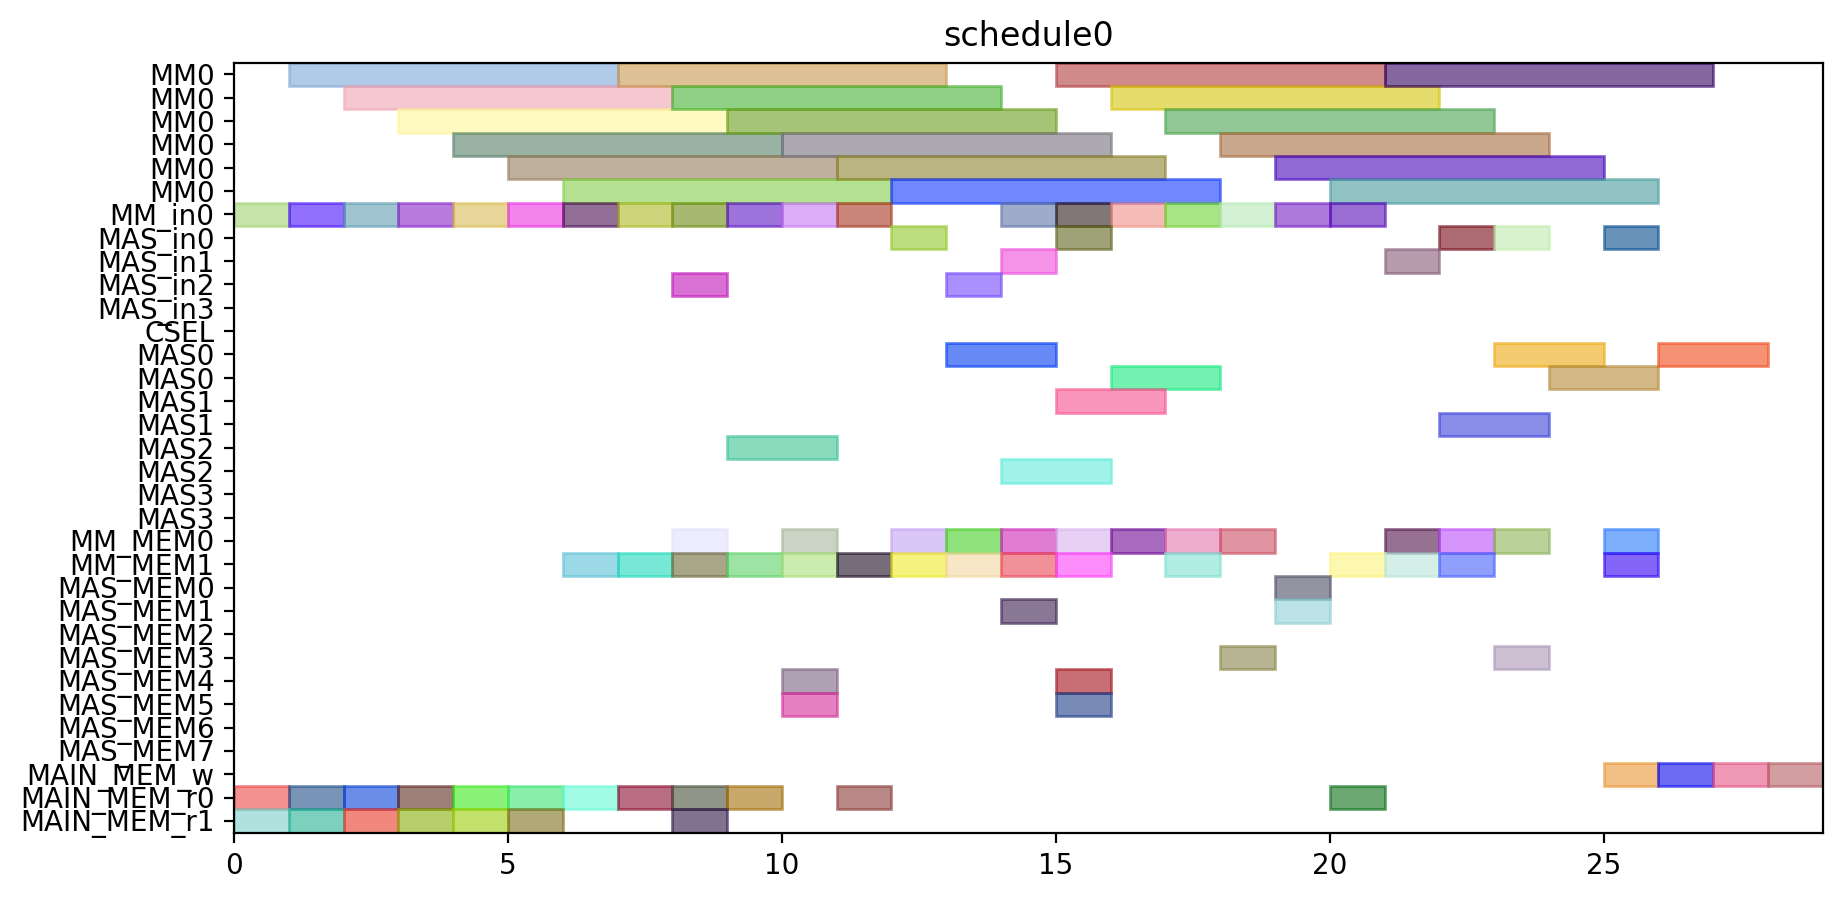

The script that drew this image:
from pyschedule import Scenario, solvers, plotters, alt


def solve():
	horizon = 120
	S = Scenario("schedule0", horizon=horizon)

	# resource
	MM = S.Resources('MM', num=1, size=6)
	MM_in = S.Resources('MM_in', num=1)
	MAS_in = S.Resources('MAS_in', num=4)
	CSEL = S.Resource('CSEL')
	MAS = S.Resources('MAS', num=4, size=2, periods=range(1, horizon))
	MM_MEM = S.Resources('MM_MEM', num=2)
	MAS_MEM = S.Resources('MAS_MEM', num=8)
	MAIN_MEM_w = S.Resource('MAIN_MEM_w', size=1)
	MAIN_MEM_r = S.Resources('MAIN_MEM_r', num=2)

	# result of previous scheduling

	# new tasks
	T1 = S.Task('T1', length=6, delay_cost=1)
	T1 += alt(MM)
	T1_in = S.Task('T1_in', length=1, delay_cost=1)
	T1_in += alt(MM_in)
	S += T1_in*MM_in[0]<=T1*MM[0]
	T1_mem0 = S.Task('T1_mem0', length=1, delay_cost=1)
	T1_mem0 += MAIN_MEM_r[0]
	S += T1_mem0 <= T1

	T1_mem1 = S.Task('T1_mem1', length=1, delay_cost=1)
	T1_mem1 += MAIN_MEM_r[1]
	S += T1_mem1 <= T1

	T2 = S.Task('T2', length=6, delay_cost=1)
	T2 += alt(MM)
	T2_in = S.Task('T2_in', length=1, delay_cost=1)
	T2_in += alt(MM_in)
	S += T2_in*MM_in[0]<=T2*MM[0]
	T2_mem0 = S.Task('T2_mem0', length=1, delay_cost=1)
	T2_mem0 += MAIN_MEM_r[0]
	S += T2_mem0 <= T2

	T2_mem1 = S.Task('T2_mem1', length=1, delay_cost=1)
	T2_mem1 += MAIN_MEM_r[1]
	S += T2_mem1 <= T2

	T3 = S.Task('T3', length=6, delay_cost=1)
	T3 += alt(MM)
	T3_in = S.Task('T3_in', length=1, delay_cost=1)
	T3_in += alt(MM_in)
	S += T3_in*MM_in[0]<=T3*MM[0]
	T3_mem0 = S.Task('T3_mem0', length=1, delay_cost=1)
	T3_mem0 += MAIN_MEM_r[0]
	S += T3_mem0 <= T3

	T3_mem1 = S.Task('T3_mem1', length=1, delay_cost=1)
	T3_mem1 += MAIN_MEM_r[1]
	S += T3_mem1 <= T3

	T4 = S.Task('T4', length=6, delay_cost=1)
	T4 += alt(MM)
	T4_in = S.Task('T4_in', length=1, delay_cost=1)
	T4_in += alt(MM_in)
	S += T4_in*MM_in[0]<=T4*MM[0]
	T4_mem0 = S.Task('T4_mem0', length=1, delay_cost=1)
	T4_mem0 += MAIN_MEM_r[0]
	S += T4_mem0 <= T4

	T4_mem1 = S.Task('T4_mem1', length=1, delay_cost=1)
	T4_mem1 += MAIN_MEM_r[1]
	S += T4_mem1 <= T4

	T5 = S.Task('T5', length=6, delay_cost=1)
	T5 += alt(MM)
	T5_in = S.Task('T5_in', length=1, delay_cost=1)
	T5_in += alt(MM_in)
	S += T5_in*MM_in[0]<=T5*MM[0]
	T5_mem0 = S.Task('T5_mem0', length=1, delay_cost=1)
	T5_mem0 += MAIN_MEM_r[0]
	S += T5_mem0 <= T5

	T5_mem1 = S.Task('T5_mem1', length=1, delay_cost=1)
	T5_mem1 += MAIN_MEM_r[1]
	S += T5_mem1 <= T5

	T6 = S.Task('T6', length=6, delay_cost=1)
	T6 += alt(MM)
	T6_in = S.Task('T6_in', length=1, delay_cost=1)
	T6_in += alt(MM_in)
	S += T6_in*MM_in[0]<=T6*MM[0]
	T6_mem0 = S.Task('T6_mem0', length=1, delay_cost=1)
	T6_mem0 += MAIN_MEM_r[0]
	S += T6_mem0 <= T6

	T6_mem1 = S.Task('T6_mem1', length=1, delay_cost=1)
	T6_mem1 += MAIN_MEM_r[1]
	S += T6_mem1 <= T6

	T7 = S.Task('T7', length=6, delay_cost=1)
	T7 += alt(MM)
	T7_in = S.Task('T7_in', length=1, delay_cost=1)
	T7_in += alt(MM_in)
	S += T7_in*MM_in[0]<=T7*MM[0]
	T7_mem0 = S.Task('T7_mem0', length=1, delay_cost=1)
	T7_mem0 += MAIN_MEM_r[0]
	S += T7_mem0 <= T7

	T7_mem1 = S.Task('T7_mem1', length=1, delay_cost=1)
	T7_mem1 += MAIN_MEM_r[1]
	S += T7_mem1 <= T7

	T8 = S.Task('T8', length=6, delay_cost=1)
	T8 += alt(MM)
	T8_in = S.Task('T8_in', length=1, delay_cost=1)
	T8_in += alt(MM_in)
	S += T8_in*MM_in[0]<=T8*MM[0]
	T8_mem0 = S.Task('T8_mem0', length=1, delay_cost=1)
	T8_mem0 += MAIN_MEM_r[0]
	S += T8_mem0 <= T8

	T8_mem1 = S.Task('T8_mem1', length=1, delay_cost=1)
	T8_mem1 += alt(MM_MEM)
	S += (T1*MM[0])-1 < T8_mem1*MM_MEM[1]
	S += T8_mem1 <= T8

	T9 = S.Task('T9', length=6, delay_cost=1)
	T9 += alt(MM)
	T9_in = S.Task('T9_in', length=1, delay_cost=1)
	T9_in += alt(MM_in)
	S += T9_in*MM_in[0]<=T9*MM[0]
	T9_mem0 = S.Task('T9_mem0', length=1, delay_cost=1)
	T9_mem0 += MAIN_MEM_r[0]
	S += T9_mem0 <= T9

	T9_mem1 = S.Task('T9_mem1', length=1, delay_cost=1)
	T9_mem1 += alt(MM_MEM)
	S += (T1*MM[0])-1 < T9_mem1*MM_MEM[1]
	S += T9_mem1 <= T9

	T10 = S.Task('T10', length=6, delay_cost=1)
	T10 += alt(MM)
	T10_in = S.Task('T10_in', length=1, delay_cost=1)
	T10_in += alt(MM_in)
	S += T10_in*MM_in[0]<=T10*MM[0]
	T10_mem0 = S.Task('T10_mem0', length=1, delay_cost=1)
	T10_mem0 += MAIN_MEM_r[0]
	S += T10_mem0 <= T10

	T10_mem1 = S.Task('T10_mem1', length=1, delay_cost=1)
	T10_mem1 += alt(MM_MEM)
	S += (T3*MM[0])-1 < T10_mem1*MM_MEM[1]
	S += T10_mem1 <= T10

	T11 = S.Task('T11', length=6, delay_cost=1)
	T11 += alt(MM)
	T11_in = S.Task('T11_in', length=1, delay_cost=1)
	T11_in += alt(MM_in)
	S += T11_in*MM_in[0]<=T11*MM[0]
	T11_mem0 = S.Task('T11_mem0', length=1, delay_cost=1)
	T11_mem0 += MAIN_MEM_r[0]
	S += T11_mem0 <= T11

	T11_mem1 = S.Task('T11_mem1', length=1, delay_cost=1)
	T11_mem1 += alt(MM_MEM)
	S += (T3*MM[0])-1 < T11_mem1*MM_MEM[1]
	S += T11_mem1 <= T11

	T12 = S.Task('T12', length=2, delay_cost=1)
	T12 += alt(MAS)
	T12_in = S.Task('T12_in', length=1, delay_cost=1)
	T12_in += alt(MAS_in)
	S += T12_in*MAS_in[0]<=T12*MAS[0]

	S += T12_in*MAS_in[1]<=T12*MAS[1]

	S += T12_in*MAS_in[2]<=T12*MAS[2]

	S += T12_in*MAS_in[3]<=T12*MAS[3]

	T12_mem0 = S.Task('T12_mem0', length=1, delay_cost=1)
	T12_mem0 += alt(MM_MEM)
	S += (T4*MM[0])-1 < T12_mem0*MM_MEM[0]
	S += T12_mem0 <= T12

	T12_mem1 = S.Task('T12_mem1', length=1, delay_cost=1)
	T12_mem1 += alt(MM_MEM)
	S += (T2*MM[0])-1 < T12_mem1*MM_MEM[1]
	S += T12_mem1 <= T12

	T13 = S.Task('T13', length=2, delay_cost=1)
	T13 += alt(MAS)
	T13_in = S.Task('T13_in', length=1, delay_cost=1)
	T13_in += alt(MAS_in)
	S += T13_in*MAS_in[0]<=T13*MAS[0]

	S += T13_in*MAS_in[1]<=T13*MAS[1]

	S += T13_in*MAS_in[2]<=T13*MAS[2]

	S += T13_in*MAS_in[3]<=T13*MAS[3]

	T13_mem0 = S.Task('T13_mem0', length=1, delay_cost=1)
	T13_mem0 += alt(MM_MEM)
	S += (T4*MM[0])-1 < T13_mem0*MM_MEM[0]
	S += T13_mem0 <= T13

	T13_mem1 = S.Task('T13_mem1', length=1, delay_cost=1)
	T13_mem1 += alt(MM_MEM)
	S += (T2*MM[0])-1 < T13_mem1*MM_MEM[1]
	S += T13_mem1 <= T13

	T15 = S.Task('T15', length=2, delay_cost=1)
	T15 += alt(MAS)
	T15_in = S.Task('T15_in', length=1, delay_cost=1)
	T15_in += alt(MAS_in)
	S += T15_in*MAS_in[0]<=T15*MAS[0]

	S += T15_in*MAS_in[1]<=T15*MAS[1]

	S += T15_in*MAS_in[2]<=T15*MAS[2]

	S += T15_in*MAS_in[3]<=T15*MAS[3]

	T15_mem0 = S.Task('T15_mem0', length=1, delay_cost=1)
	T15_mem0 += alt(MM_MEM)
	S += (T7*MM[0])-1 < T15_mem0*MM_MEM[0]
	S += T15_mem0 <= T15

	T15_mem1 = S.Task('T15_mem1', length=1, delay_cost=1)
	T15_mem1 += alt(MM_MEM)
	S += (T7*MM[0])-1 < T15_mem1*MM_MEM[1]
	S += T15_mem1 <= T15

	T14 = S.Task('T14', length=6, delay_cost=1)
	T14 += alt(MM)
	T14_in = S.Task('T14_in', length=1, delay_cost=1)
	T14_in += alt(MM_in)
	S += T14_in*MM_in[0]<=T14*MM[0]
	T14_mem0 = S.Task('T14_mem0', length=1, delay_cost=1)
	T14_mem0 += alt(MAS_MEM)
	S += (T13*MAS[0])-1 < T14_mem0*MAS_MEM[0]
	S += (T13*MAS[1])-1 < T14_mem0*MAS_MEM[2]
	S += (T13*MAS[2])-1 < T14_mem0*MAS_MEM[4]
	S += (T13*MAS[3])-1 < T14_mem0*MAS_MEM[6]
	S += T14_mem0 <= T14

	T14_mem1 = S.Task('T14_mem1', length=1, delay_cost=1)
	T14_mem1 += alt(MAS_MEM)
	S += (T13*MAS[0])-1 < T14_mem1*MAS_MEM[1]
	S += (T13*MAS[1])-1 < T14_mem1*MAS_MEM[3]
	S += (T13*MAS[2])-1 < T14_mem1*MAS_MEM[5]
	S += (T13*MAS[3])-1 < T14_mem1*MAS_MEM[7]
	S += T14_mem1 <= T14

	T16 = S.Task('T16', length=6, delay_cost=1)
	T16 += alt(MM)
	T16_in = S.Task('T16_in', length=1, delay_cost=1)
	T16_in += alt(MM_in)
	S += T16_in*MM_in[0]<=T16*MM[0]
	T16_mem0 = S.Task('T16_mem0', length=1, delay_cost=1)
	T16_mem0 += alt(MM_MEM)
	S += (T1*MM[0])-1 < T16_mem0*MM_MEM[0]
	S += T16_mem0 <= T16

	T16_mem1 = S.Task('T16_mem1', length=1, delay_cost=1)
	T16_mem1 += alt(MM_MEM)
	S += (T8*MM[0])-1 < T16_mem1*MM_MEM[1]
	S += T16_mem1 <= T16

	T17 = S.Task('T17', length=6, delay_cost=1)
	T17 += alt(MM)
	T17_in = S.Task('T17_in', length=1, delay_cost=1)
	T17_in += alt(MM_in)
	S += T17_in*MM_in[0]<=T17*MM[0]
	T17_mem0 = S.Task('T17_mem0', length=1, delay_cost=1)
	T17_mem0 += alt(MM_MEM)
	S += (T8*MM[0])-1 < T17_mem0*MM_MEM[0]
	S += T17_mem0 <= T17

	T17_mem1 = S.Task('T17_mem1', length=1, delay_cost=1)
	T17_mem1 += alt(MAS_MEM)
	S += (T15*MAS[0])-1 < T17_mem1*MAS_MEM[1]
	S += (T15*MAS[1])-1 < T17_mem1*MAS_MEM[3]
	S += (T15*MAS[2])-1 < T17_mem1*MAS_MEM[5]
	S += (T15*MAS[3])-1 < T17_mem1*MAS_MEM[7]
	S += T17_mem1 <= T17

	T18 = S.Task('T18', length=2, delay_cost=1)
	T18 += alt(MAS)
	T18_in = S.Task('T18_in', length=1, delay_cost=1)
	T18_in += alt(MAS_in)
	S += T18_in*MAS_in[0]<=T18*MAS[0]

	S += T18_in*MAS_in[1]<=T18*MAS[1]

	S += T18_in*MAS_in[2]<=T18*MAS[2]

	S += T18_in*MAS_in[3]<=T18*MAS[3]

	T18_mem0 = S.Task('T18_mem0', length=1, delay_cost=1)
	T18_mem0 += alt(MM_MEM)
	S += (T5*MM[0])-1 < T18_mem0*MM_MEM[0]
	S += T18_mem0 <= T18

	T18_mem1 = S.Task('T18_mem1', length=1, delay_cost=1)
	T18_mem1 += alt(MM_MEM)
	S += (T9*MM[0])-1 < T18_mem1*MM_MEM[1]
	S += T18_mem1 <= T18

	T19 = S.Task('T19', length=2, delay_cost=1)
	T19 += alt(MAS)
	T19_in = S.Task('T19_in', length=1, delay_cost=1)
	T19_in += alt(MAS_in)
	S += T19_in*MAS_in[0]<=T19*MAS[0]

	S += T19_in*MAS_in[1]<=T19*MAS[1]

	S += T19_in*MAS_in[2]<=T19*MAS[2]

	S += T19_in*MAS_in[3]<=T19*MAS[3]

	T19_mem0 = S.Task('T19_mem0', length=1, delay_cost=1)
	T19_mem0 += alt(MM_MEM)
	S += (T5*MM[0])-1 < T19_mem0*MM_MEM[0]
	S += T19_mem0 <= T19

	T19_mem1 = S.Task('T19_mem1', length=1, delay_cost=1)
	T19_mem1 += alt(MM_MEM)
	S += (T9*MM[0])-1 < T19_mem1*MM_MEM[1]
	S += T19_mem1 <= T19

	T21 = S.Task('T21', length=2, delay_cost=1)
	T21 += alt(MAS)
	T21_in = S.Task('T21_in', length=1, delay_cost=1)
	T21_in += alt(MAS_in)
	S += T21_in*MAS_in[0]<=T21*MAS[0]

	S += T21_in*MAS_in[1]<=T21*MAS[1]

	S += T21_in*MAS_in[2]<=T21*MAS[2]

	S += T21_in*MAS_in[3]<=T21*MAS[3]

	T21_mem0 = S.Task('T21_mem0', length=1, delay_cost=1)
	T21_mem0 += alt(MM_MEM)
	S += (T6*MM[0])-1 < T21_mem0*MM_MEM[0]
	S += T21_mem0 <= T21

	T21_mem1 = S.Task('T21_mem1', length=1, delay_cost=1)
	T21_mem1 += alt(MM_MEM)
	S += (T10*MM[0])-1 < T21_mem1*MM_MEM[1]
	S += T21_mem1 <= T21

	T24 = S.Task('T24', length=6, delay_cost=1)
	T24 += alt(MM)
	T24_in = S.Task('T24_in', length=1, delay_cost=1)
	T24_in += alt(MM_in)
	S += T24_in*MM_in[0]<=T24*MM[0]
	T24_mem0 = S.Task('T24_mem0', length=1, delay_cost=1)
	T24_mem0 += alt(MM_MEM)
	S += (T11*MM[0])-1 < T24_mem0*MM_MEM[0]
	S += T24_mem0 <= T24

	T24_mem1 = S.Task('T24_mem1', length=1, delay_cost=1)
	T24_mem1 += alt(MAS_MEM)
	S += (T12*MAS[0])-1 < T24_mem1*MAS_MEM[1]
	S += (T12*MAS[1])-1 < T24_mem1*MAS_MEM[3]
	S += (T12*MAS[2])-1 < T24_mem1*MAS_MEM[5]
	S += (T12*MAS[3])-1 < T24_mem1*MAS_MEM[7]
	S += T24_mem1 <= T24

	T20 = S.Task('T20', length=6, delay_cost=1)
	T20 += alt(MM)
	T20_in = S.Task('T20_in', length=1, delay_cost=1)
	T20_in += alt(MM_in)
	S += T20_in*MM_in[0]<=T20*MM[0]
	T20_mem0 = S.Task('T20_mem0', length=1, delay_cost=1)
	T20_mem0 += alt(MAS_MEM)
	S += (T15*MAS[0])-1 < T20_mem0*MAS_MEM[0]
	S += (T15*MAS[1])-1 < T20_mem0*MAS_MEM[2]
	S += (T15*MAS[2])-1 < T20_mem0*MAS_MEM[4]
	S += (T15*MAS[3])-1 < T20_mem0*MAS_MEM[6]
	S += T20_mem0 <= T20

	T20_mem1 = S.Task('T20_mem1', length=1, delay_cost=1)
	T20_mem1 += alt(MAS_MEM)
	S += (T18*MAS[0])-1 < T20_mem1*MAS_MEM[1]
	S += (T18*MAS[1])-1 < T20_mem1*MAS_MEM[3]
	S += (T18*MAS[2])-1 < T20_mem1*MAS_MEM[5]
	S += (T18*MAS[3])-1 < T20_mem1*MAS_MEM[7]
	S += T20_mem1 <= T20

	T22 = S.Task('T22', length=6, delay_cost=1)
	T22 += alt(MM)
	T22_in = S.Task('T22_in', length=1, delay_cost=1)
	T22_in += alt(MM_in)
	S += T22_in*MM_in[0]<=T22*MM[0]
	T22_mem0 = S.Task('T22_mem0', length=1, delay_cost=1)
	T22_mem0 += alt(MAS_MEM)
	S += (T21*MAS[0])-1 < T22_mem0*MAS_MEM[0]
	S += (T21*MAS[1])-1 < T22_mem0*MAS_MEM[2]
	S += (T21*MAS[2])-1 < T22_mem0*MAS_MEM[4]
	S += (T21*MAS[3])-1 < T22_mem0*MAS_MEM[6]
	S += T22_mem0 <= T22

	T22_mem1 = S.Task('T22_mem1', length=1, delay_cost=1)
	T22_mem1 += alt(MAS_MEM)
	S += (T21*MAS[0])-1 < T22_mem1*MAS_MEM[1]
	S += (T21*MAS[1])-1 < T22_mem1*MAS_MEM[3]
	S += (T21*MAS[2])-1 < T22_mem1*MAS_MEM[5]
	S += (T21*MAS[3])-1 < T22_mem1*MAS_MEM[7]
	S += T22_mem1 <= T22

	T23 = S.Task('T23', length=6, delay_cost=1)
	T23 += alt(MM)
	T23_in = S.Task('T23_in', length=1, delay_cost=1)
	T23_in += alt(MM_in)
	S += T23_in*MM_in[0]<=T23*MM[0]
	T23_mem0 = S.Task('T23_mem0', length=1, delay_cost=1)
	T23_mem0 += alt(MAS_MEM)
	S += (T19*MAS[0])-1 < T23_mem0*MAS_MEM[0]
	S += (T19*MAS[1])-1 < T23_mem0*MAS_MEM[2]
	S += (T19*MAS[2])-1 < T23_mem0*MAS_MEM[4]
	S += (T19*MAS[3])-1 < T23_mem0*MAS_MEM[6]
	S += T23_mem0 <= T23

	T23_mem1 = S.Task('T23_mem1', length=1, delay_cost=1)
	T23_mem1 += alt(MAS_MEM)
	S += (T19*MAS[0])-1 < T23_mem1*MAS_MEM[1]
	S += (T19*MAS[1])-1 < T23_mem1*MAS_MEM[3]
	S += (T19*MAS[2])-1 < T23_mem1*MAS_MEM[5]
	S += (T19*MAS[3])-1 < T23_mem1*MAS_MEM[7]
	S += T23_mem1 <= T23

	Z2_new = S.Task('Z2_new', length=6, delay_cost=1)
	Z2_new += alt(MM)
	Z2_new_in = S.Task('Z2_new_in', length=1, delay_cost=1)
	Z2_new_in += alt(MM_in)
	S += Z2_new_in*MM_in[0]<=Z2_new*MM[0]
	S += 0<Z2_new

	Z2_new_w = S.Task('Z2_new_w', length=1, delay_cost=1)
	Z2_new_w += alt(MAIN_MEM_w)
	S += Z2_new <= Z2_new_w

	Z2_new_mem0 = S.Task('Z2_new_mem0', length=1, delay_cost=1)
	Z2_new_mem0 += MAIN_MEM_r[0]
	S += Z2_new_mem0 <= Z2_new

	Z2_new_mem1 = S.Task('Z2_new_mem1', length=1, delay_cost=1)
	Z2_new_mem1 += alt(MM_MEM)
	S += (T14*MM[0])-1 < Z2_new_mem1*MM_MEM[1]
	S += Z2_new_mem1 <= Z2_new

	T25 = S.Task('T25', length=2, delay_cost=1)
	T25 += alt(MAS)
	T25_in = S.Task('T25_in', length=1, delay_cost=1)
	T25_in += alt(MAS_in)
	S += T25_in*MAS_in[0]<=T25*MAS[0]

	S += T25_in*MAS_in[1]<=T25*MAS[1]

	S += T25_in*MAS_in[2]<=T25*MAS[2]

	S += T25_in*MAS_in[3]<=T25*MAS[3]

	T25_mem0 = S.Task('T25_mem0', length=1, delay_cost=1)
	T25_mem0 += alt(MM_MEM)
	S += (T20*MM[0])-1 < T25_mem0*MM_MEM[0]
	S += T25_mem0 <= T25

	T25_mem1 = S.Task('T25_mem1', length=1, delay_cost=1)
	T25_mem1 += alt(MM_MEM)
	S += (T20*MM[0])-1 < T25_mem1*MM_MEM[1]
	S += T25_mem1 <= T25

	X2_new = S.Task('X2_new', length=2, delay_cost=1)
	X2_new += alt(MAS)
	X2_new_in = S.Task('X2_new_in', length=1, delay_cost=1)
	X2_new_in += alt(MAS_in)
	S += X2_new_in*MAS_in[0]<=X2_new*MAS[0]

	S += X2_new_in*MAS_in[1]<=X2_new*MAS[1]

	S += X2_new_in*MAS_in[2]<=X2_new*MAS[2]

	S += X2_new_in*MAS_in[3]<=X2_new*MAS[3]

	S += 0<X2_new

	X2_new_w = S.Task('X2_new_w', length=1, delay_cost=1)
	X2_new_w += alt(MAIN_MEM_w)
	S += X2_new <= X2_new_w

	X2_new_mem0 = S.Task('X2_new_mem0', length=1, delay_cost=1)
	X2_new_mem0 += alt(MM_MEM)
	S += (T22*MM[0])-1 < X2_new_mem0*MM_MEM[0]
	S += X2_new_mem0 <= X2_new

	X2_new_mem1 = S.Task('X2_new_mem1', length=1, delay_cost=1)
	X2_new_mem1 += alt(MM_MEM)
	S += (T24*MM[0])-1 < X2_new_mem1*MM_MEM[1]
	S += X2_new_mem1 <= X2_new

	X1_new = S.Task('X1_new', length=2, delay_cost=1)
	X1_new += alt(MAS)
	X1_new_in = S.Task('X1_new_in', length=1, delay_cost=1)
	X1_new_in += alt(MAS_in)
	S += X1_new_in*MAS_in[0]<=X1_new*MAS[0]

	S += X1_new_in*MAS_in[1]<=X1_new*MAS[1]

	S += X1_new_in*MAS_in[2]<=X1_new*MAS[2]

	S += X1_new_in*MAS_in[3]<=X1_new*MAS[3]

	S += 0<X1_new

	X1_new_w = S.Task('X1_new_w', length=1, delay_cost=1)
	X1_new_w += alt(MAIN_MEM_w)
	S += X1_new <= X1_new_w

	X1_new_mem0 = S.Task('X1_new_mem0', length=1, delay_cost=1)
	X1_new_mem0 += alt(MM_MEM)
	S += (T23*MM[0])-1 < X1_new_mem0*MM_MEM[0]
	S += X1_new_mem0 <= X1_new

	X1_new_mem1 = S.Task('X1_new_mem1', length=1, delay_cost=1)
	X1_new_mem1 += alt(MM_MEM)
	S += (T17*MM[0])-1 < X1_new_mem1*MM_MEM[1]
	S += X1_new_mem1 <= X1_new

	Z1_new = S.Task('Z1_new', length=2, delay_cost=1)
	Z1_new += alt(MAS)
	Z1_new_in = S.Task('Z1_new_in', length=1, delay_cost=1)
	Z1_new_in += alt(MAS_in)
	S += Z1_new_in*MAS_in[0]<=Z1_new*MAS[0]

	S += Z1_new_in*MAS_in[1]<=Z1_new*MAS[1]

	S += Z1_new_in*MAS_in[2]<=Z1_new*MAS[2]

	S += Z1_new_in*MAS_in[3]<=Z1_new*MAS[3]

	S += 0<Z1_new

	Z1_new_w = S.Task('Z1_new_w', length=1, delay_cost=1)
	Z1_new_w += alt(MAIN_MEM_w)
	S += Z1_new <= Z1_new_w

	Z1_new_mem0 = S.Task('Z1_new_mem0', length=1, delay_cost=1)
	Z1_new_mem0 += alt(MM_MEM)
	S += (T16*MM[0])-1 < Z1_new_mem0*MM_MEM[0]
	S += Z1_new_mem0 <= Z1_new

	Z1_new_mem1 = S.Task('Z1_new_mem1', length=1, delay_cost=1)
	Z1_new_mem1 += alt(MAS_MEM)
	S += (T25*MAS[0])-1 < Z1_new_mem1*MAS_MEM[1]
	S += (T25*MAS[1])-1 < Z1_new_mem1*MAS_MEM[3]
	S += (T25*MAS[2])-1 < Z1_new_mem1*MAS_MEM[5]
	S += (T25*MAS[3])-1 < Z1_new_mem1*MAS_MEM[7]
	S += Z1_new_mem1 <= Z1_new

	solvers.mip.solve(S,msg=1,kind='CPLEX',ratio_gap=1.01)

	solution = [['hoge']*len(S.solution()[1]) for i in range(len(S.solution()))]
	for i in range(len(S.solution())):
		for j in range(len(S.solution()[i])):
			solution[i][j]=str(S.solution()[i][j])
	print(solution)

	cycles = int(solution[-1][3])

	pic_file_name = "/home/mfukuda/ABE/multiRAM_multiMAS_16mux/scheduling_result/stage6MM1_stage2MAS4/EP_LADDERMUL/schedule0.png"
	if(S.solution() != []):
		plotters.matplotlib.plot(S,img_filename=pic_file_name, show_task_labels=False, fig_size=(cycles*0.25+3, 5))

	return solution
